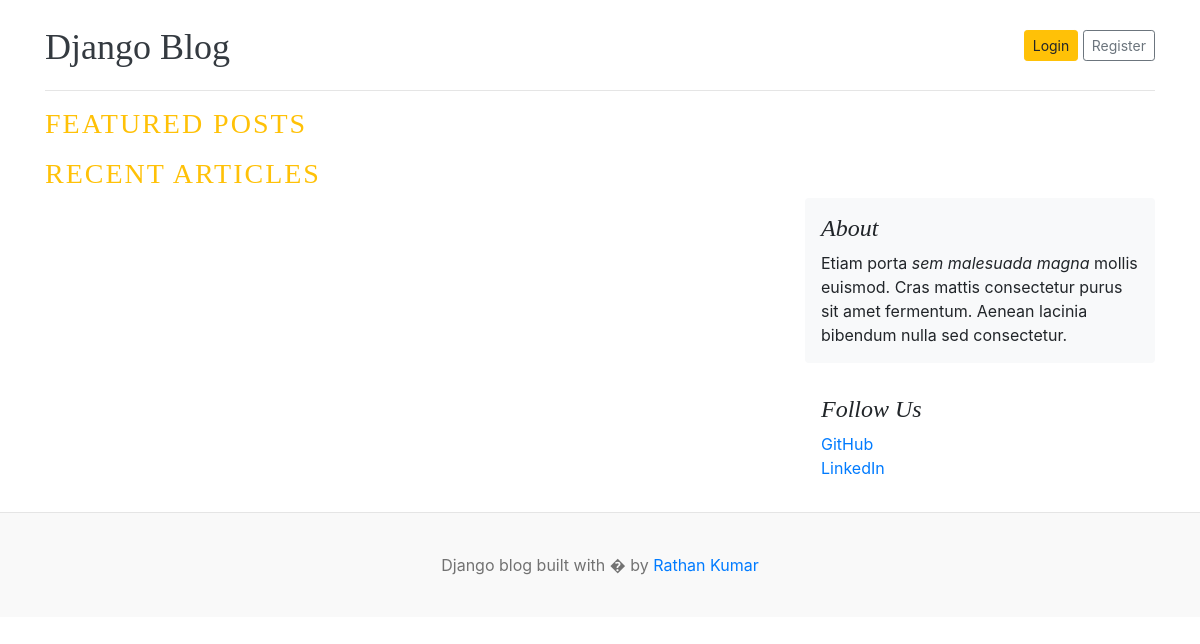
The app's page /, older data.
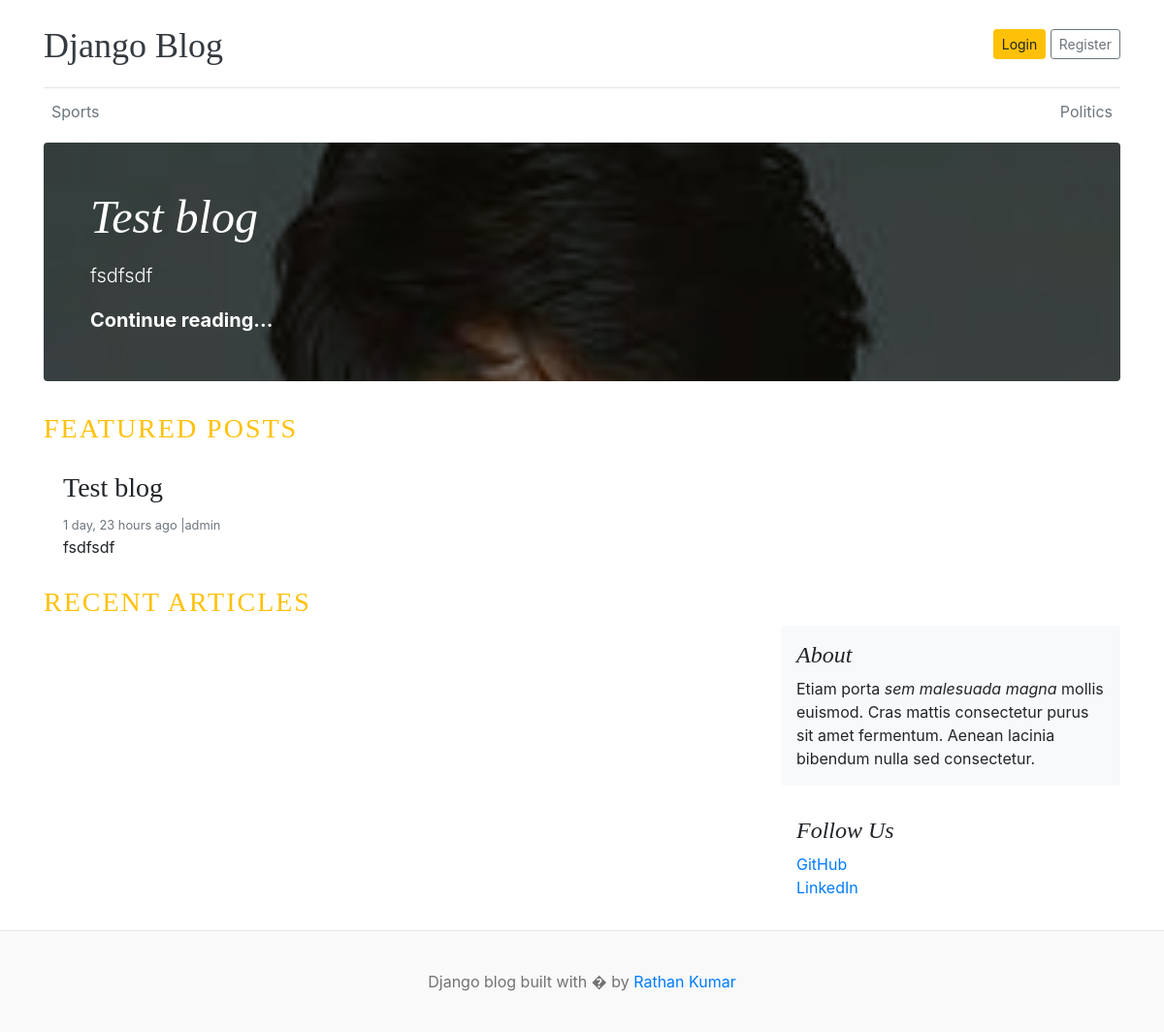
The same page, newer data.
### blog/models.py (models this page shows, shortened)
class Category(models.Model):
    category_name = models.CharField(max_length=50, unique=True)
    created_at = models.DateTimeField(auto_now_add=True)
    updated_at = models.DateTimeField(auto_now=True)
    class Meta:
        verbose_name_plural = "categories"
    def __str__(self):
        return self.category_name

class Blog(models.Model):
    title = models.CharField(max_length=100)
    slug = models.SlugField(max_length=150, unique=True, blank=True)
    category = models.ForeignKey(Category, on_delete=models.CASCADE)
    author = models.ForeignKey(User, on_delete=models.CASCADE)
    featured_image = models.ImageField(upload_to='uploads/%y/%m/%d')
    short_description = models.TextField(max_length=500)
    blog_body = models.TextField(max_length=2000)
    status = models.CharField(max_length=20, choices=STATUS_CHOICES, default="Draft")
    is_featured = models.BooleanField(default=False)
    created_at = models.DateTimeField(auto_now_add=True)
    updated_at = models.DateTimeField(auto_now=True)

### blog/views.py (the view)
# urls.py: 2. Add a URL to urlpatterns:  path('', views.home, name='home')
def home(request):
    categories = Category.objects.all()
    featured_posts = Blog.objects.filter(is_featured=True,status="Published")
    posts = Blog.objects.filter(is_featured=False,status="Published")
    print(posts)
    context = {
        'categories': categories,
        'featured_posts': featured_posts,
        'posts': posts,
    }
    return render(request, 'home.html', context)

### blog_main/templates/home.html (shortened to what this page needs)
{% load static %}
<!DOCTYPE html>
<html lang="en">
<head>
    <link href="https://getbootstrap.com/docs/4.0/dist/css/bootstrap.min.css" rel="stylesheet">
    <link href="{% static 'css/blog.css' %}" rel="stylesheet">
  </head>
<body>
    <div class="container">
      <header class="blog-header py-3">
        <div class="row flex-nowrap justify-content-between align-items-center">
          <div class="col-8 pt-1">
            <a class="blog-header-logo text-dark" href="/">Django Blog</a>
          </div>
          <div class="col-4 d-flex justify-content-end align-items-center">
            <a class="btn btn-sm btn-warning" href="#">Login</a> &nbsp;
            <a class="btn btn-sm btn-outline-secondary" href="#">Register</a>
          </div>
        </div>
      </header>
      <div class="nav-scroller py-1 mb-2">
        <nav class="nav d-flex justify-content-between">
          {% for cat in categories %}
          <a class="p-2 text-muted" href="#">{{ cat }}</a>
          {% endfor %}
        </nav>
      </div>
 {% for post in featured_posts %}
 {% if forloop.first %}
 <div class="jumbotron p-3 p-md-5 text-white rounded bg-dark"style="background-image: url({{ post.featured_image.url }}); background-blend-mode: overlay; background-size: cover;">
    <div class="col-md-8 px-0">
      <h1 class="display-4 font-italic">{{ post.title}}</h1>
      <p class="lead my-3">{{ post.short_description}}</p>
      <p class="lead mb-0"><a href="#" class="text-white font-weight-bold">Continue reading...</a></p>
    </div>
  </div>
  {% endif %}
  {% endfor %}
  <h3 class="text-uppercase text-warning" style="letter-spacing: 2px;">Featured Posts</h3>
  <div class="row mb-2">
    {% for post in featured_posts %}
    <div class="col-md-6">
      <div class="card border-0" >
        <div class="card-body">
          <h3>{{ post.title }}</h3>
          <small class="mb-1 text-muted">{{ post.created_at | timesince }} ago |{{ post.author }}</small>
          <p class="card-text">{{ post.short_description | truncatewords:10 }}</p>
        </div>
      </div>
    </div>
    {% endfor %}
  </div>
  <h3 class="text-uppercase text-warning" style="letter-spacing: 2px;">Recent Articles</h3>
  <main role="main" class="container p-0">
    <div class="row">
      <div class="col-md-8 blog-main">
      </div>
      <aside class="col-md-4 blog-sidebar">
        <div class="p-3 mb-3 bg-light rounded">
          <h4 class="font-italic">About</h4>
          <p class="mb-0">Etiam porta <em>sem malesuada magna</em> mollis euismod. Cras mattis consectetur purus sit amet fermentum. Aenean lacinia bibendum nulla sed consectetur.</p>
        </div>
        <div class="p-3">
          <h4 class="font-italic">Follow Us</h4>
          <ol class="list-unstyled">
            <li><a href="#">GitHub</a></li>
            <li><a href="#">LinkedIn</a></li>
          </ol>
        </div>
      </aside>
    </div>
  </main>
</div>
<footer class="blog-footer">
  <p>Django blog built with � by <a href="#">Rathan Kumar</a></p>
</footer>
</body>
</html>

### blog_main/static/css/blog.css (style rules this page uses)
.blog-header { border-bottom: 1px solid #e5e5e5; }
.blog-header-logo { font-family: "Playfair Display", Georgia, "Times New Roman", serif; font-size: 2.25rem; }
h1, h2, h3, h4, h5, h6 { font-family: "Playfair Display", Georgia, "Times New Roman", serif; }
.display-4 { font-size: 2.5rem; }
@media (min-width: 768px) { .display-4 { font-size: 3rem; } }
.blog-footer { padding: 2.5rem 0; color: #727272; text-align: center; background-color: #f9f9f9; border-top: .05rem solid #e5e5e5; }
.blog-footer p:last-child { margin-bottom: 0; }

Row changes from the older to the newer data that the page shows:
added Category: category_name "Sports"
added Category: category_name "Politics"
added Blog: featured_image (picture), title "Test blog", short_description "fsdfsdf", created_at "1 day, 23 hours", author "admin"
